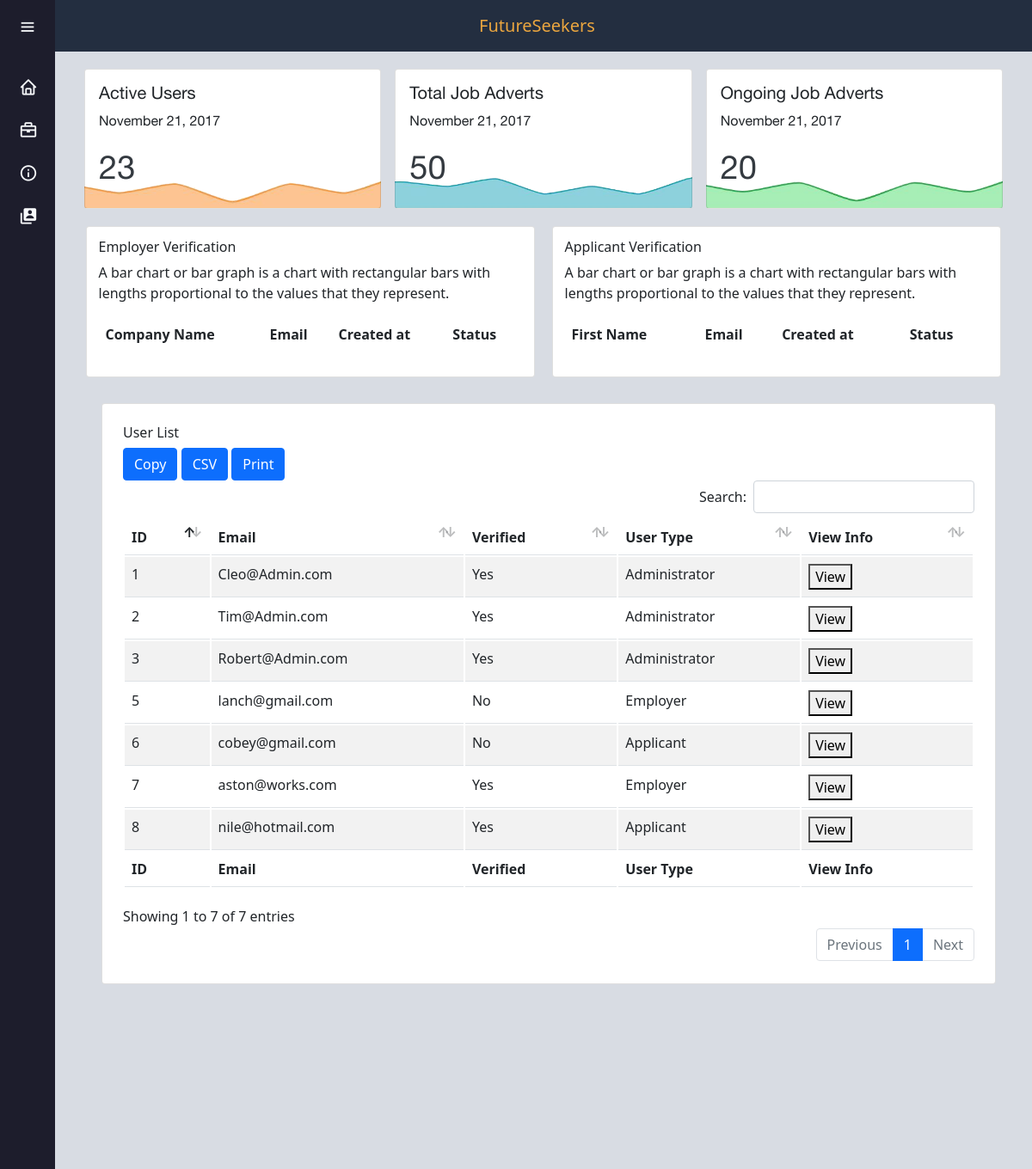
The app's page /admin.php (upper part), older data.
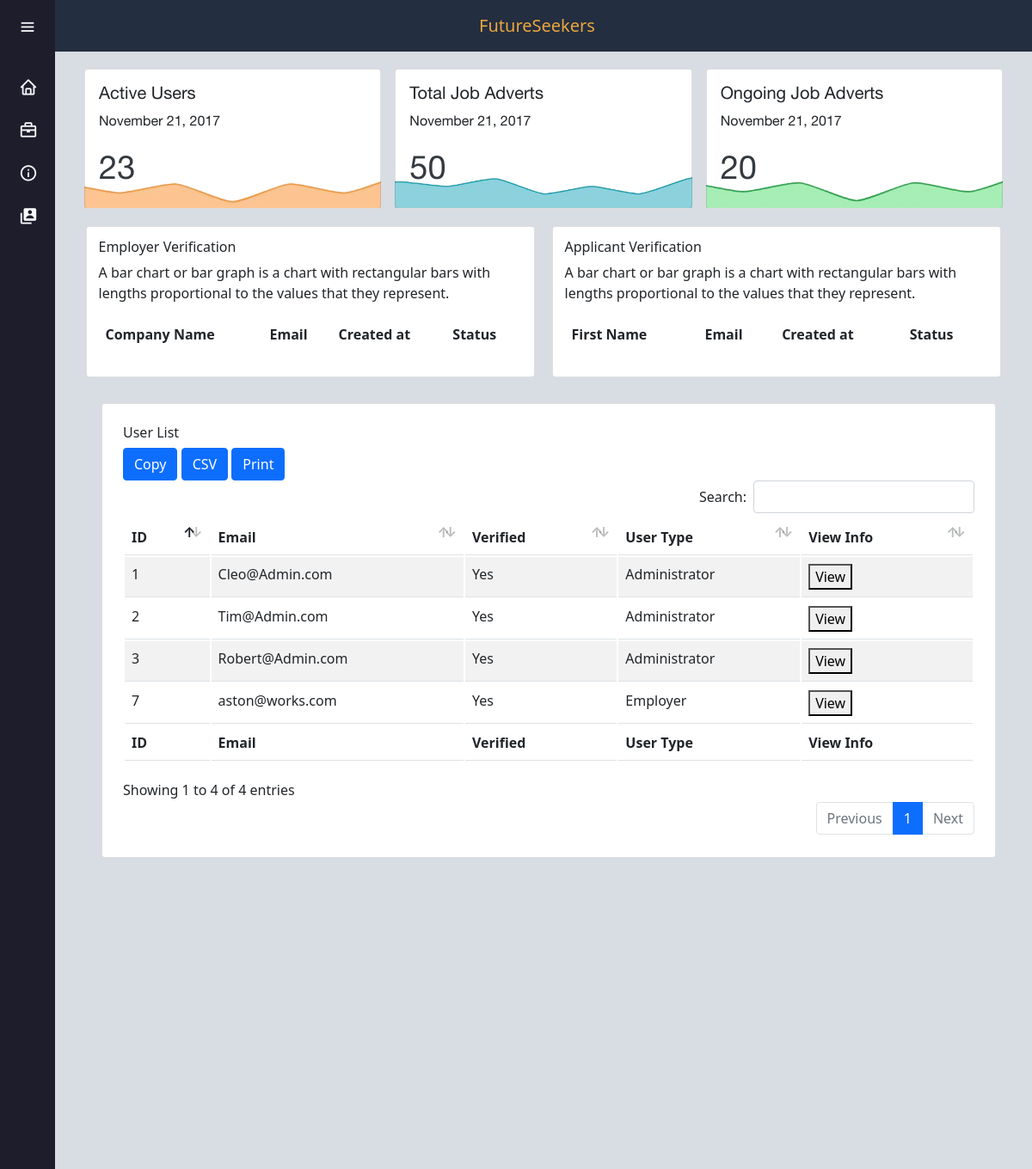
The same page, newer data.
### tables this page shows
CREATE TABLE `users` (
  `id` int(11) NOT NULL,
  `email` varchar(50) NOT NULL,
  `password` varchar(255) NOT NULL,
  `verified` tinyint(1) NOT NULL,
  `Type` varchar(255) NOT NULL
);

### admin-script.php (called while the page is built, shortened)
<?php
$db_hostname = 'localhost';
$db_database = 'application_users';
$db_username = 'root';
$db_password = '';
$db_server = mysqli_connect($db_hostname, $db_username, $db_password, $db_database);
$user_array = array();
  function populateUserTable($db_server){
    $sql = "SELECT id, email, verified, Type FROM users";
    $result = mysqli_query($db_server, $sql);
    while($row = mysqli_fetch_assoc($result))
    {
      $user_array[] = $row;
    }
    return $user_array;
  }
$return_value = populateUserTable($db_server);
?>

### admin.php (the view, shortened to what the changed rows need)
<?php
  require_once 'admin-script.php';
?>
<!DOCTYPE html>
<html lang="en">
<head>
    <link href='https://unpkg.com/boxicons@2.0.9/css/boxicons.min.css' rel='stylesheet'>
    <link rel="stylesheet" href="./libraries/jquery-datatable/dataTables.bootstrap4.min.css">
    <link rel="stylesheet" href="./libraries/jquery-datatable/fixedeader/dataTables.fixedcolumns.bootstrap4.min.css">
    <link rel="stylesheet" href="./libraries/jquery-datatable/fixedeader/dataTables.fixedheader.bootstrap4.min.css">
    <link href="https://cdn.jsdelivr.net/npm/bootstrap@5.1.3/dist/css/bootstrap.min.css" rel="stylesheet">
    <link rel="stylesheet" href="css/style.css">
    <link rel="stylesheet" href="css/CSS2.css">
</head>
<body>
    <div class="container-fluid home-content admin">
        <div class="row row-sm">
          <div class="col-md-6 verify-table">
            <div class="card verify-card">
              <div id="table-emp" class="table-responsive">
                <table class="table table-borderless table-hover">
                  <thead>
                      <tr>
                        <th scope="col">Company Name</th>
                        <th scope="col">Email</th>
                        <th scope="col">Created at</th>
                        <th scope="col">Status</th>
                      </tr>
                  </thead>
                </table>
              </div>
            </div>
          </div>
          <div class="col-md-6 verify-table">
            <div class="card verify-card">
                <div id="table-app" class="table-responsive">
                  <table class="table table-borderless table-hover">
                  <thead>
                      <tr>
                        <th scope="col">First Name</th>
                        <th scope="col">Email</th>
                        <th scope="col">Created at</th>
                        <th scope="col">Status</th>
                      </tr>
                  </thead>
                  </table>
                </div>
            </div>
          </div>
          <div class="row">
              <div class="col-md-12 emp-table">
                  <div id="emp-table-card" class="card py-4 px-4">
                    <h6 class="card-title">User List</h6>
                      <div class="table-responsive">
                        <table class="table table-striped table-hover dataTable js-exportable">
                            <thead>
                                <tr>
                                  <th>ID</th>
                                  <th>Email</th>
                                  <th>Verified</th>
                                  <th>User Type</th>
                                  <th>View Info</th>
                                </tr>
                            </thead>
                            <tfoot>
                                <tr>
                                  <th>ID</th>
                                  <th>Email</th>
                                  <th>Verified</th>
                                  <th>User Type</th>
                                  <th>View Info</th>
                                </tr>
                            </tfoot>
                            <tbody>
                              <?php
                              foreach ($return_value as $value){
                              ?>
                              <tr>
                                <td> <?php echo $value['id']; ?> </td>
                                <td> <?php echo $value['email']; ?> </td>
                                <td> <?php if ($value['verified'] == 1) { echo "Yes"; } else {echo "No";}?> </td>
                                <td> <?php echo $value['Type']; ?> </td>
                                <td> <?php echo '<button class="view_user" data-name="$value["email"]">View</button>'?> </td>
                              </tr>
                              <?php } ?>
                            </tbody>
                        </table>
                      </div>
                  </div>
              </div>
          </div>
</body>
</html>

Row changes from the older to the newer data that the page shows:
removed users: id "5", email "lanch@gmail.com", verified "No", Type "Employer"
removed users: id "6", email "cobey@gmail.com", verified "No", Type "Applicant"
removed users: id "8", email "nile@hotmail.com", verified "Yes", Type "Applicant"
Text that changed along with them:
text written by a page script: "Copy CSV Print Search: Showing 1 to 7 of 7 entries Previous 1 Next" → "Copy CSV Print Search: Showing 1 to 4 of 4 entries Previous 1 Next"
